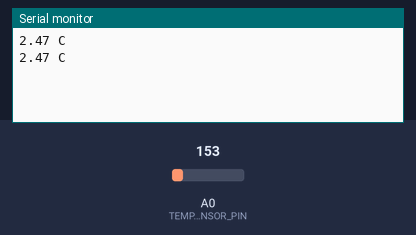
Recording of a sketch running on a simulated Arduino Uno, built with avr-gcc and run on an emulated ATmega328P. Shown: the last lines printed to the serial monitor. The test bench sets the inputs (shaded band); at power-on: A0 (TEMP_SENSOR_PIN) = 153.

Above: at 1.8 s.
1.9 s: A0 (TEMP_SENSOR_PIN) set to 165
At 2.4 s:
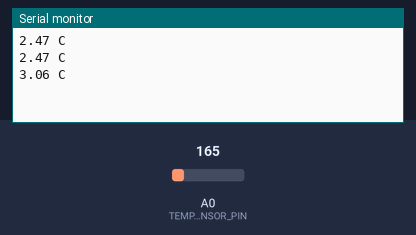
3.4 s: A0 (TEMP_SENSOR_PIN) set to 175
At 4.8 s:
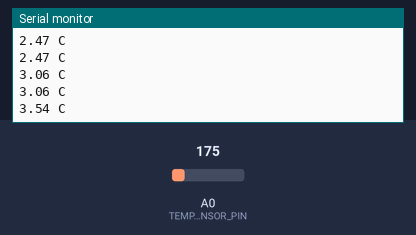
Timing chart, 0 to 6.4 s (numbered marks = the images above; inputs shaded):
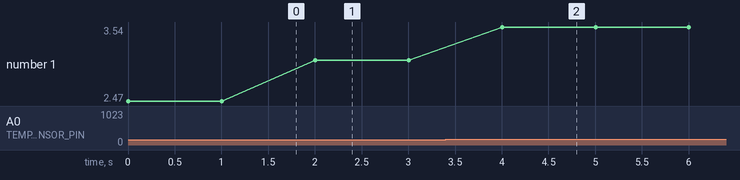

Measured:
- after the input at 1.9 s, the serial monitor: prints a new line after 0.10 s (image 1)
- after the input at 3.4 s, the serial monitor: prints a new line after 0.60 s (image 2)
- plotted number 1: 2.47 → 3.06 after the input at 1.9 s, 3.06 → 3.54 after the input at 3.4 s

The sketch:

Temprature_Sensor.pde
```cpp
const unsigned int TEMP_SENSOR_PIN = 0;
const float SUPPLY_VOLTAGE = 5.0;
const unsigned int BAUD_RATE = 9600;

void setup(){
  Serial.begin(BAUD_RATE);
}

void loop(){
  Serial.print(get_temprature());
  Serial.println(" C");
  delay(1000);
}

const float get_temprature(){
  const int sensor_voltage = analogRead(TEMP_SENSOR_PIN);
  const float voltage = sensor_voltage * SUPPLY_VOLTAGE / 1024;
  return (voltage * 1000 - 500) / 100;
}
```
